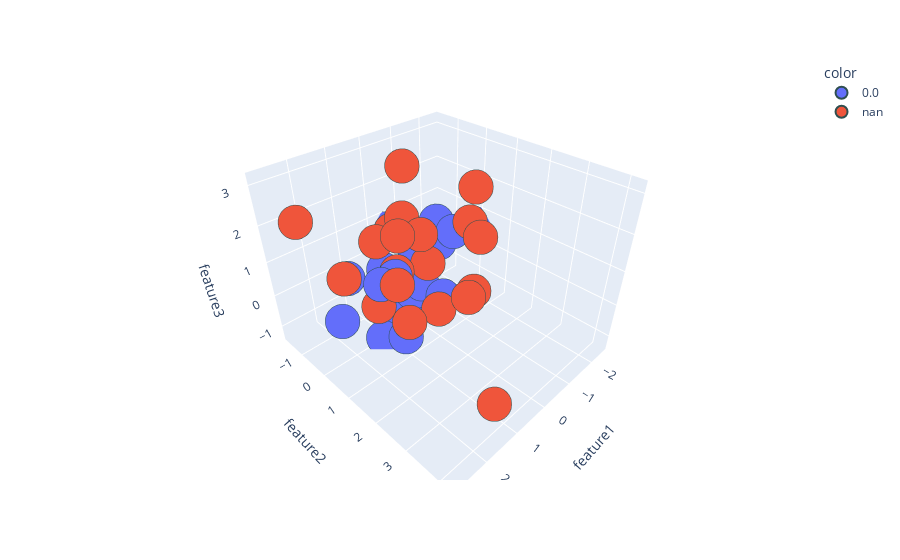

Notebook source saved alongside this figure:
### Code cell
fig.update_traces(marker=dict(size=12,line=dict(width=2,color='DarkSlateGrey')),selector=dict(mode='markers'))

### Figure 1 — Plotly figure (JSON) as saved in the notebook; plotly's stock layout.template omitted (floating-point values rounded to 4 significant figures)
{"data": [{"hovertemplate": "color=0.0<br>feature1=%{x}<br>feature2=%{y}<br>feature3=%{z}<extra></extra>", "legendgroup": "0.0", "marker": {"color": "#636efa", "line": {"color": "DarkSlateGrey", "width": 2}, "size": 12, "symbol": "circle"}, "mode": "markers", "name": "0.0", "scene": "scene", "showlegend": true, "type": "scatter3d", "x": [-0.3675, 0.4206, 1.968, -2.506, 0.3223, -0.3316, 0.667, -1.01, 0.2411, -0.04544, -0.9926, -0.4208, 0.9486, 1.415, 1.045, -1.838, 0.1901, -0.02254, 1.267, 1.772], "y": [-1.137, 0.4116, -0.5478, 0.147, 0.06034, -1.632, 0.02581, 0.4417, -0.9525, 1.041, -0.1613, -0.552, 0.7017, 0.4577, 0.5382, -0.9388, 0.5121, 0.01342, 0.1736, -0.3475], "z": [-1.322, -0.07132, -0.6794, 0.6062, -1.043, 0.6191, -0.7776, 1.129, -0.1363, -0.09403, 1.192, -0.1211, -1.051, 0.7289, 0.8121, -0.2018, 0.1315, 0.9359, -1.223, 0.6701]}, {"hovertemplate": "color=nan<br>feature1=%{x}<br>feature2=%{y}<br>feature3=%{z}<extra></extra>", "legendgroup": "nan", "marker": {"color": "#EF553B", "line": {"color": "DarkSlateGrey", "width": 2}, "size": 12, "symbol": "circle"}, "mode": "markers", "name": "nan", "scene": "scene", "showlegend": true, "type": "scatter3d", "x": [0.1771, 1.425, 2.224, -0.7233, 2.823, -1.39, 0.3849, 1.677, 1.438, 0.2907, 0.7319, -1.028, -0.7643, 2.011, 0.8989, 1.01, 1.251, 0.2046, 0.7489, 1.234], "y": [-0.5981, 1.441, 0.2304, 1.461, -0.3329, 0.6667, 1.324, 4.188, 1.1, 0.867, 0.5174, 1.131, 1.567, 1.921, 0.436, 1.438, 0.1864, -0.01154, 2.593, 0.05278], "z": [1.227, 0.1826, 1.192, -0.08537, 2.637, 1.344, -0.1032, -0.08056, 1.065, 0.9826, 2.245, 2.603, 1.549, 2.933, 0.821, 2.328, 1.704, 3.151, 1.171, -0.2616]}], "layout": {"legend": {"title": {"text": "color"}, "tracegroupgap": 0}, "margin": {"t": 60}, "scene": {"domain": {"x": [0, 1], "y": [0, 1]}, "xaxis": {"title": {"text": "feature1"}}, "yaxis": {"title": {"text": "feature2"}}, "zaxis": {"title": {"text": "feature3"}}}}}
